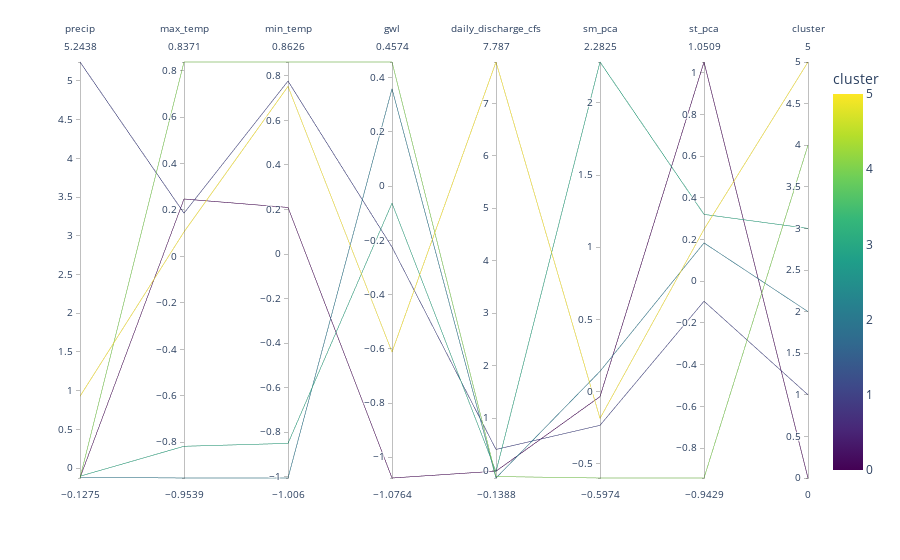

The notebook cell saved with this chart:
### Markdown cell above
&emsp; ***Optimal number of clusters***


Based on the Elbow plot of WCSS and Silhouette score, we can see that the rate of drop in WCSS decreases after 6 clusters i.e after red dashed line. Hence, we can conclude that 6 clusters are optimal for our data. Next, I'll create parallel plots to visualize the clusters centroids

### Code cell
kmeans = KMeans(n_clusters=6, init='k-means++', max_iter=300, n_init=10, random_state=0)
kmeans.fit(X)

# Adding cluster labels to the dataframe
df_centroids = pd.DataFrame(kmeans.cluster_centers_, columns=features)
df_centroids['cluster'] = df_centroids.index

fig = px.parallel_coordinates(df_centroids, color='cluster', color_continuous_scale=px.colors.sequential.Viridis)
fig.show()

### Figure 1 — Plotly figure (JSON) as saved in the notebook; plotly's stock layout.template omitted (floating-point values rounded to 4 significant figures)
{"data": [{"dimensions": [{"label": "precip", "values": [-0.124, 5.244, -0.1178, -0.1042, -0.1275, 0.9274]}, {"label": "max_temp", "values": [0.2472, 0.1864, -0.9539, -0.8173, 0.8371, 0.1058]}, {"label": "min_temp", "values": [0.2093, 0.777, -1.006, -0.8506, 0.8626, 0.7529]}, {"label": "gwl", "values": [-1.076, -0.225, 0.3586, -0.06318, 0.4574, -0.6118]}, {"label": "daily_discharge_cfs", "values": [-0.00828, 0.4053, -0.1388, -0.01661, -0.1107, 7.787]}, {"label": "sm_pca", "values": [-0.03407, -0.2328, 0.141, 2.283, -0.5974, -0.1849]}, {"label": "st_pca", "values": [1.051, -0.09563, 0.1837, 0.3207, -0.9429, 0.2489]}, {"label": "cluster", "values": [0, 1, 2, 3, 4, 5]}], "domain": {"x": [0, 1], "y": [0, 1]}, "line": {"color": [0, 1, 2, 3, 4, 5], "coloraxis": "coloraxis"}, "name": "", "type": "parcoords"}], "layout": {"coloraxis": {"colorbar": {"title": {"text": "cluster"}}, "colorscale": [[0, "#440154"], [0.1111, "#482878"], [0.2222, "#3e4989"], [0.3333, "#31688e"], [0.4444, "#26828e"], [0.5556, "#1f9e89"], [0.6667, "#35b779"], [0.7778, "#6ece58"], [0.8889, "#b5de2b"], [1, "#fde725"]]}, "legend": {"tracegroupgap": 0}, "margin": {"t": 60}}}
